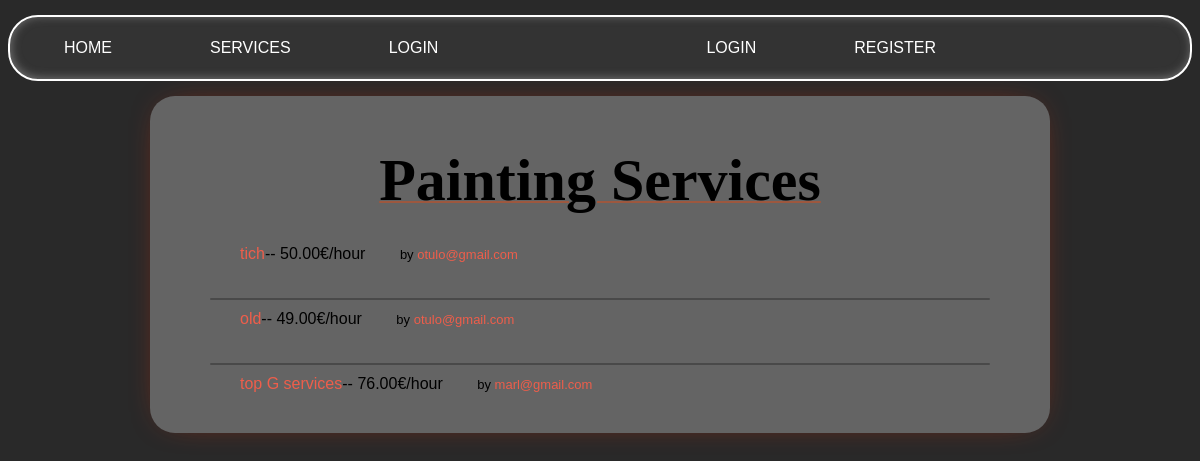
The page /services/Painting/ on the database its author committed.
### services/models.py (models this page shows, shortened)
class Service(models.Model):
    company = models.ForeignKey(Company, on_delete=models.CASCADE)
    name = models.CharField(max_length=40)
    description = models.TextField()
    price_hour = models.DecimalField(decimal_places=2, max_digits=100)
    rating = models.IntegerField(validators=[MinValueValidator(
        0), MaxValueValidator(5)], default=0)
    choices = (
        ('Air Conditioner', 'Air Conditioner'),
        ('Carpentry', 'Carpentry'),
        ('Electricity', 'Electricity'),
        ('Gardening', 'Gardening'),
        ('Home Machines', 'Home Machines'),
        ('House Keeping', 'House Keeping'),
        ('Interior Design', 'Interior Design'),
        ('Locks', 'Locks'),
        ('Painting', 'Painting'),
        ('Plumbing', 'Plumbing'),
        ('Water Heaters', 'Water Heaters'),
    )
    field = models.CharField(max_length=30, blank=False,
                             null=False, choices=choices)
    date = models.DateTimeField(auto_now=True, null=False)

### users/models.py (models this page shows, shortened)
class Company(models.Model):
    user = models.OneToOneField('users.User', on_delete=models.CASCADE, primary_key=True)
    field_of_work = models.CharField(
        max_length=70,
        choices=FIELD_OF_WORK_CHOICES,
        blank=False, null=False
    )
    rating = models.IntegerField(
        validators=[MaxValueValidator(5), MinValueValidator(0)],
        default=0
    )

class User(AbstractUser):
    email = models.EmailField(unique=True)
    is_company = models.BooleanField(default=False)
    is_customer = models.BooleanField(default=False)
    USERNAME_FIELD = 'email'
    REQUIRED_FIELDS = ['username']
    def __str__(self):
        return self.email

### services/views.py (the view)
# urls.py: path('<slug:field>/', v.service_field, name='services_field'),
def service_field(request, field):
    field = field.replace('-', ' ').title()
    services = Service.objects.filter(
        field=field)
    return render(request, 'services/field.html', {'services': services, 'field': field})

### services/templates/services/field.html (shortened to what this page needs)
{% extends 'main/base.html' %}
{% block content %}
    {% if services.all|length != 0 %}
        <p class="title">{{field}} Services</p>
        <ul class='services_list'>
            {% for service in services.all %}
                <div style="display: ruby;">
                    <div class='service_list_info'>
                        <li><a href="/services/{{service.id}}">{{ service.name }}</a>-- {{ service.price_hour }}€/hour</li>
                    </div>
                    <p style="display:block; margin: 0; float: right;font-size: small; margin-right: 30px;">by <a href="/company/{{service.company.user}}">{{service.company.user}}</a></p>
                </div>
                {% if forloop.counter != services.all|length %}
                    <div class="line"></div>
                {% endif %}
            {% endfor %}
        </ul>
    {% else %}
        <h2>Sorry. No {{field}} services available</h2>
    {% endif %}
{% endblock %}

### static/css/style.css (style rules this page uses)
body { background: #292929; font-family: 'Lexend Exa', sans-serif; padding: 0; margin: 0; }
a { color: #ee5e4b; text-decoration: none; }
.content p { text-align: center; margin: 30px 0px; white-space: pre-line; }
.title { text-align: center; font-family: 'Times New Roman', Times, serif; font-size: 60px; font-weight: bold; text-decoration: 2px underline; text-decoration-color: rgba(255, 68, 0, 0.37); }
.services_list { padding: 0; margin-bottom: 20px; }
.service_list_info { padding: 0 30px; }
.service_list_info li { list-style-type: none; }
.line { width: 100%; margin: 0 auto; height: 2px; background-color: #00000044; border-radius: 20px; margin-bottom: 10px; margin-top: 35px; }

### rows shown on the page
Service: name "tich", price_hour "50.00", company.user "otulo@gmail.com"
Service: name "old", price_hour "49.00", company.user "otulo@gmail.com"
Service: name "top G services", price_hour "76.00", company.user "marl@gmail.com"

### other values the page prints
{{ field }} "Painting"
